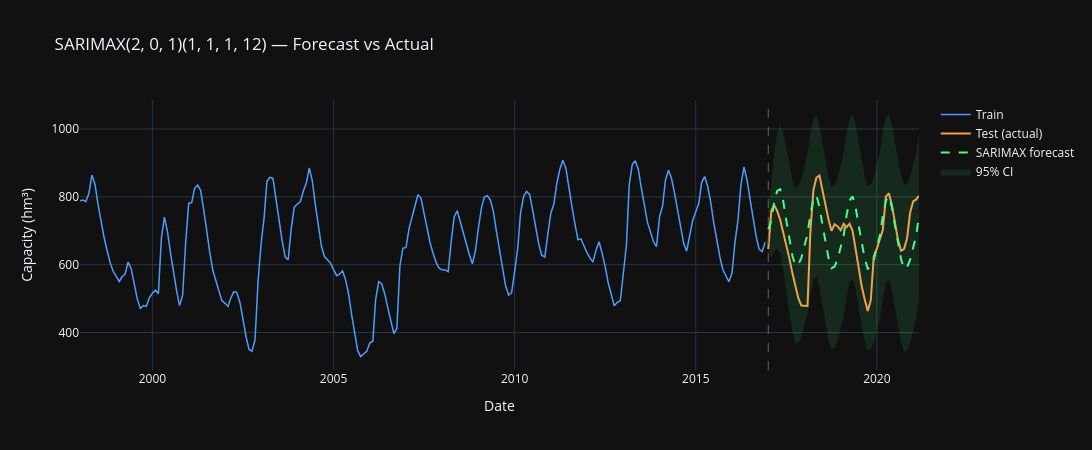

Notebook source saved alongside this figure:
### Markdown cell above
## **4. SARIMAX**

Seasonal ARIMA with order (2,0,1)(1,1,1,12) derived from the ACF/PACF analysis 
in the EDA notebook. Seasonal differencing (D=1) removes the annual cycle.

**Result: MAPE 11.9%, R²=0.30**

Better than Prophet — captures the seasonal structure correctly. The confidence 
interval widens significantly beyond 12 months, reflecting the model's uncertainty 
over longer horizons.

### Code cell
# SARIMAX order from EDA ACF/PACF analysis
ORDER          = tuple(eda["sarimax_order"]["order"])
SEASONAL_ORDER = tuple(eda["sarimax_order"]["seasonal_order"])

model_sarimax = ARIMA(
    train,
    order=ORDER,
    seasonal_order=SEASONAL_ORDER,
)
fit_sarimax = model_sarimax.fit()

# Forecast test period
forecast_sarimax = fit_sarimax.get_forecast(steps=len(test))
pred_sarimax     = forecast_sarimax.predicted_mean.values
ci_sarimax       = forecast_sarimax.conf_int()
true_sarimax     = test.values

metrics_sarimax = compute_metrics(true_sarimax, pred_sarimax, "SARIMAX")
results["SARIMAX"] = {
    **metrics_sarimax,
    "_pred":  pred_sarimax,
    "_ci":    ci_sarimax,
    "_dates": test.index,
}

# Plot
fig = go.Figure()
fig.add_trace(go.Scatter(
    x=train.index, y=train.values,
    mode="lines", name="Train",
    line=dict(color="#4a9eff", width=1.5),
))
fig.add_trace(go.Scatter(
    x=test.index, y=test.values,
    mode="lines", name="Test (actual)",
    line=dict(color="#ff9944", width=2),
))
fig.add_trace(go.Scatter(
    x=test.index, y=pred_sarimax,
    mode="lines", name="SARIMAX forecast",
    line=dict(color="#44ff88", width=2, dash="dash"),
))
fig.add_trace(go.Scatter(
    x=list(test.index) + list(test.index[::-1]),
    y=list(ci_sarimax.iloc[:, 0]) + list(ci_sarimax.iloc[:, 1][::-1]),
    fill="toself",
    fillcolor="rgba(68,255,136,0.1)",
    line=dict(color="rgba(0,0,0,0)"),
    name="95% CI",
))
fig.add_vline(
    x=pd.Timestamp(TEST_START).timestamp() * 1000,
    line=dict(color="#666", dash="dash", width=1),
)
fig.update_layout(
    title=f"SARIMAX{ORDER}{SEASONAL_ORDER} — Forecast vs Actual",
    xaxis_title="Date", yaxis_title="Capacity (hm³)",
    template="plotly_dark", height=450, hovermode="x unified",
    width=1200,
)
fig.show()
